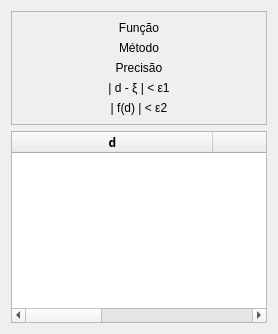
        <widget class="QWidget" name="tab_3">
         <attribute name="title">
          <string>3.</string>
         </attribute>
         <layout class="QVBoxLayout" name="verticalLayout_18">
          <item>
           <widget class="QFrame" name="entrada_3">
            <property name="minimumSize">
             <size>
              <width>0</width>
              <height>80</height>
             </size>
            </property>
            <property name="frameShape">
             <enum>QFrame::StyledPanel</enum>
            </property>
            <property name="frameShadow">
             <enum>QFrame::Raised</enum>
            </property>
            <property name="class" stdset="0">
             <string>entradas</string>
            </property>
            <layout class="QVBoxLayout" name="verticalLayout_17">
             <item>
              <widget class="QLabel" name="l_func_3">
               <property name="text">
                <string>Função</string>
               </property>
               <property name="textFormat">
                <enum>Qt::AutoText</enum>
               </property>
               <property name="alignment">
                <set>Qt::AlignCenter</set>
               </property>
               <property name="class" stdset="0">
                <string>tituloView</string>
               </property>
              </widget>
             </item>
             <item>
              <widget class="QLabel" name="l_meto_3">
               <property name="text">
                <string>Método</string>
               </property>
               <property name="textFormat">
                <enum>Qt::AutoText</enum>
               </property>
               <property name="alignment">
                <set>Qt::AlignCenter</set>
               </property>
               <property name="class" stdset="0">
                <string>tituloView</string>
               </property>
              </widget>
             </item>
             <item>
              <widget class="QLabel" name="l_prec_3">
               <property name="text">
                <string>Precisão</string>
               </property>
               <property name="textFormat">
                <enum>Qt::AutoText</enum>
               </property>
               <property name="alignment">
                <set>Qt::AlignCenter</set>
               </property>
               <property name="class" stdset="0">
                <string>tituloView</string>
               </property>
              </widget>
             </item>
             <item>
              <widget class="QLabel" name="l_er1_3">
               <property name="text">
                <string>| d - ξ | &lt; ε1</string>
               </property>
               <property name="textFormat">
                <enum>Qt::AutoText</enum>
               </property>
               <property name="alignment">
                <set>Qt::AlignCenter</set>
               </property>
               <property name="class" stdset="0">
                <string>tituloView</string>
               </property>
              </widget>
             </item>
             <item>
              <widget class="QLabel" name="l_er2_3">
               <property name="text">
                <string>| f(d) | &lt; ε2</string>
               </property>
               <property name="textFormat">
                <enum>Qt::AutoText</enum>
               </property>
               <property name="alignment">
                <set>Qt::AlignCenter</set>
               </property>
               <property name="class" stdset="0">
                <string>tituloView</string>
               </property>
              </widget>
             </item>
            </layout>
           </widget>
          </item>
          <item>
           <widget class="QTableWidget" name="tabela_3">
            <property name="alternatingRowColors">
             <bool>true</bool>
            </property>
            <property name="class" stdset="0">
             <string>table</string>
            </property>
            <attribute name="horizontalHeaderDefaultSectionSize">
             <number>201</number>
            </attribute>
            <column>
             <property name="text">
              <string>d</string>
             </property>
             <property name="font">
              <font>
               <family>Sans Serif</family>
               <weight>75</weight>
               <bold>true</bold>
              </font>
             </property>
            </column>
            <column>
             <property name="text">
              <string>f(d)</string>
             </property>
             <property name="font">
              <font>
               <family>Sans Serif</family>
               <weight>75</weight>
               <bold>true</bold>
              </font>
             </property>
            </column>
            <column>
             <property name="text">
              <string>|b-a|</string>
             </property>
             <property name="font">
              <font>
               <family>Sans Serif</family>
               <weight>75</weight>
               <bold>true</bold>
              </font>
             </property>
            </column>
           </widget>
          </item>
         </layout>
        </widget>
